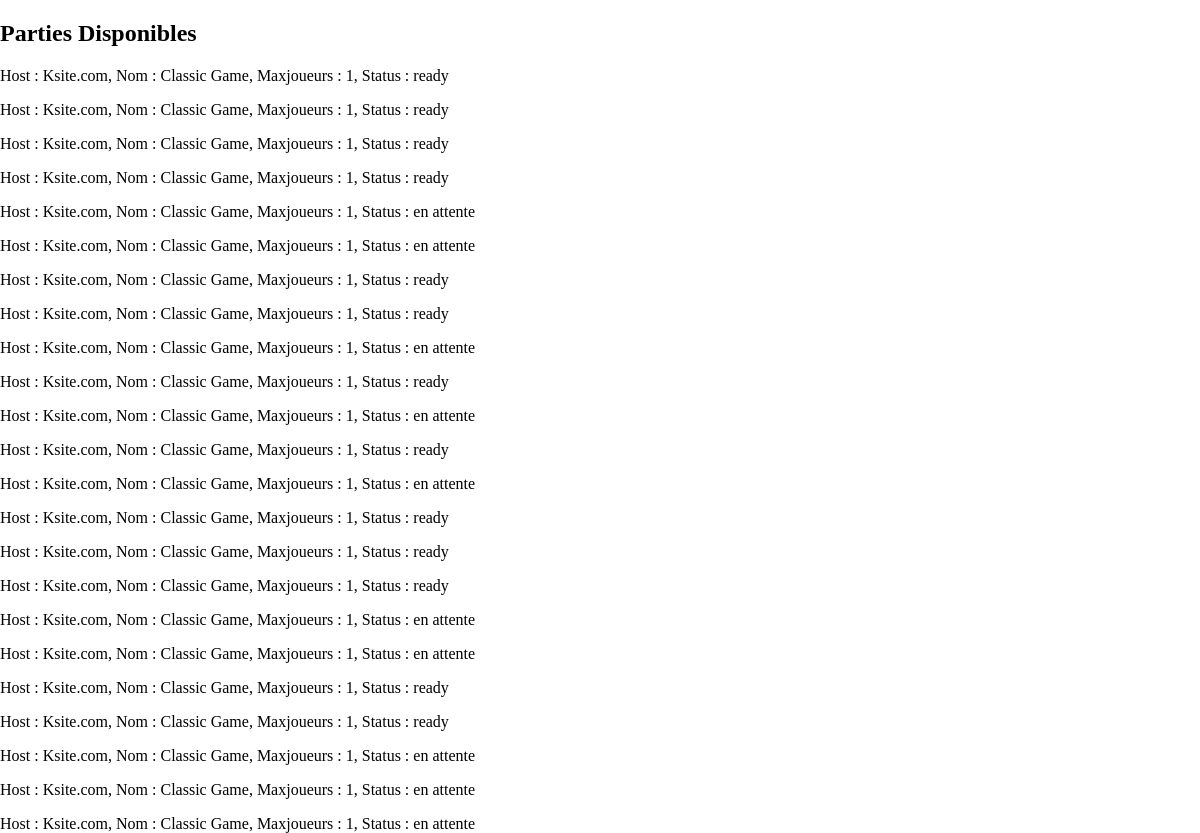
The app's page /classic_games with its own data.
### tables this page shows
CREATE TABLE classic (
    id INTEGER PRIMARY KEY AUTOINCREMENT,
    host TEXT,
    name TEXT,
    status TEXT NOT NULL,
    maxplayers INT,
    creation TIMESTAMP
);

### main.py (the view)
@app.route("/classic_games", methods=['GET', 'POST'])
def classic_games():
    liste_parties = get_classic_games()
    return render_template("./classic_games.html", gamelist=liste_parties, iter_liste=range(len(liste_parties)))

### matchmaking.py (called while the page is built)
def get_classic_games()->list[tuple]:
    try:
        con = sqlite3.connect("./database/database.db")
        cur = con.cursor()
        sqlreq = f"SELECT * FROM classic"
        res = cur.execute(sqlreq)
        reslist = res.fetchall()
        con.close()
        return reslist
    except Exception as erreur:
        print("Erreur dans get_classic_games() :", erreur)
        return []

### templates/classic_games.html (shortened to what this page needs)
<!DOCTYPE html>
<html>
<head>
    <link rel="stylesheet" href="{{url_for('static', filename='styles.css')}}">
</head>
<body>
    <main>
        <div>
            <h2> Parties Disponibles </h2>
            {% for i in iter_liste %}
                <p> Host : {{gamelist[i][1]}}, Nom : {{gamelist[i][2]}}, Maxjoueurs : {{gamelist[i][4]}}, Status : {{gamelist[i][3]}}</p>
            {% endfor %}
        </div>
    </main>
</body>

### static/styles.css (style rules this page uses)
html { height: 100%; }
body { margin: 0px; height: 100%; }

### records on screen
classic: host "Ksite.com", name "Classic Game", maxplayers "1", status "ready"
classic: host "Ksite.com", name "Classic Game", maxplayers "1", status "ready"
classic: host "Ksite.com", name "Classic Game", maxplayers "1", status "ready"
classic: host "Ksite.com", name "Classic Game", maxplayers "1", status "ready"
classic: host "Ksite.com", name "Classic Game", maxplayers "1", status "en attente"
classic: host "Ksite.com", name "Classic Game", maxplayers "1", status "en attente"
classic: host "Ksite.com", name "Classic Game", maxplayers "1", status "ready"
classic: host "Ksite.com", name "Classic Game", maxplayers "1", status "ready"
classic: host "Ksite.com", name "Classic Game", maxplayers "1", status "en attente"
classic: host "Ksite.com", name "Classic Game", maxplayers "1", status "ready"
classic: host "Ksite.com", name "Classic Game", maxplayers "1", status "en attente"
classic: host "Ksite.com", name "Classic Game", maxplayers "1", status "ready"
classic: host "Ksite.com", name "Classic Game", maxplayers "1", status "en attente"
classic: host "Ksite.com", name "Classic Game", maxplayers "1", status "ready"
classic: host "Ksite.com", name "Classic Game", maxplayers "1", status "ready"
classic: host "Ksite.com", name "Classic Game", maxplayers "1", status "ready"
classic: host "Ksite.com", name "Classic Game", maxplayers "1", status "en attente"
classic: host "Ksite.com", name "Classic Game", maxplayers "1", status "en attente"
classic: host "Ksite.com", name "Classic Game", maxplayers "1", status "ready"
classic: host "Ksite.com", name "Classic Game", maxplayers "1", status "ready"
classic: host "Ksite.com", name "Classic Game", maxplayers "1", status "en attente"
classic: host "Ksite.com", name "Classic Game", maxplayers "1", status "en attente"
classic: host "Ksite.com", name "Classic Game", maxplayers "1", status "en attente"
